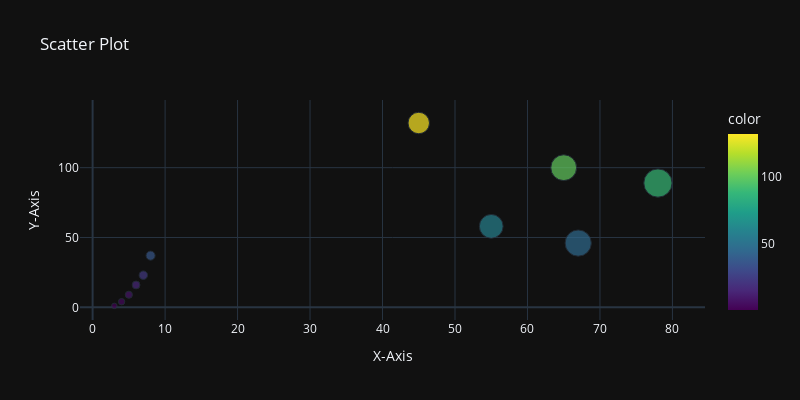

Notebook source saved alongside this figure:
### Code cell
x = [3,4,5,6,7,8,67,55,78,65,45]
y= [1,4,9,16,23,37,46,58,89,100,132]
fig = px.scatter(x=x, y=y, title='Scatter Plot', labels={'x':"X-Axis",'y':'Y-Axis'},
width=800, height=400, template='plotly_dark', color=y, color_continuous_scale='Viridis', size=x)
fig.show()

### Figure 1 — Plotly figure (JSON) as saved in the notebook; plotly's stock layout.template omitted (floating-point values rounded to 4 significant figures)
{"data": [{"hovertemplate": "X-Axis=%{x}<br>Y-Axis=%{y}<br>size=%{marker.size}<br>color=%{marker.color}<extra></extra>", "legendgroup": "", "marker": {"color": [1, 4, 9, 16, 23, 37, 46, 58, 89, 100, 132], "coloraxis": "coloraxis", "size": [3, 4, 5, 6, 7, 8, 67, 55, 78, 65, 45], "sizemode": "area", "sizeref": 0.195, "symbol": "circle"}, "mode": "markers", "name": "", "orientation": "v", "showlegend": false, "type": "scatter", "x": [3, 4, 5, 6, 7, 8, 67, 55, 78, 65, 45], "xaxis": "x", "y": [1, 4, 9, 16, 23, 37, 46, 58, 89, 100, 132], "yaxis": "y"}], "layout": {"coloraxis": {"colorbar": {"title": {"text": "color"}}, "colorscale": [[0, "#440154"], [0.1111, "#482878"], [0.2222, "#3e4989"], [0.3333, "#31688e"], [0.4444, "#26828e"], [0.5556, "#1f9e89"], [0.6667, "#35b779"], [0.7778, "#6ece58"], [0.8889, "#b5de2b"], [1, "#fde725"]]}, "height": 400, "legend": {"itemsizing": "constant", "tracegroupgap": 0}, "title": {"text": "Scatter Plot"}, "width": 800, "xaxis": {"anchor": "y", "domain": [0, 1], "title": {"text": "X-Axis"}}, "yaxis": {"anchor": "x", "domain": [0, 1], "title": {"text": "Y-Axis"}}}}
